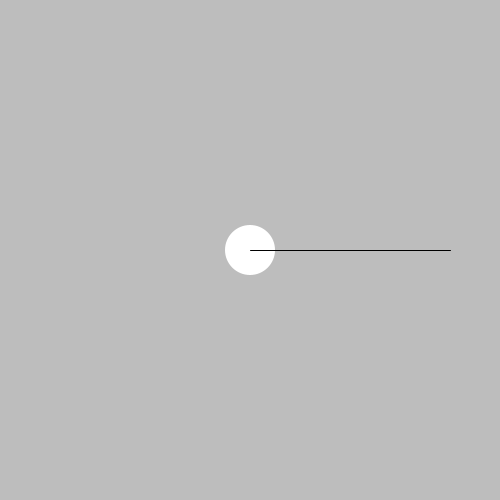
Frame 1 (no input)
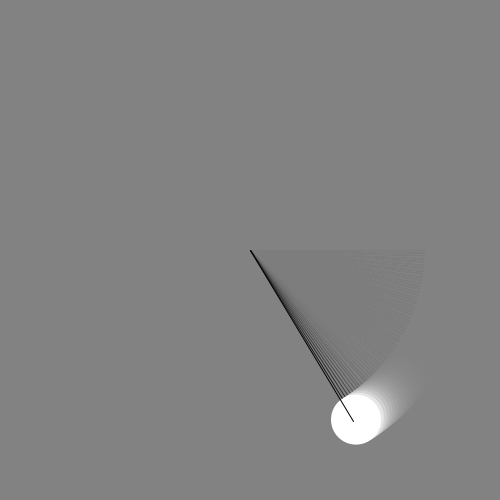
Frame 60 (the mouse pressed at the canvas centre just before this capture)
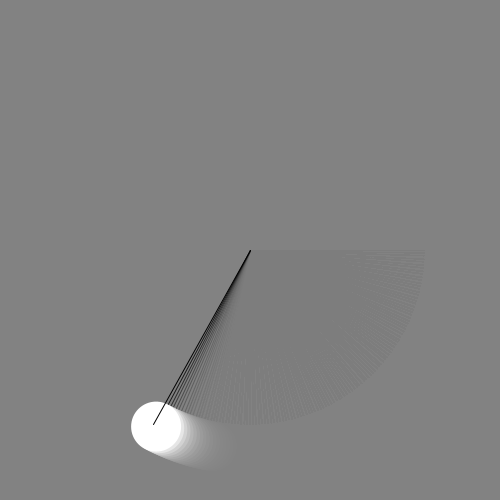
Frame 120 (the mouse held since frame 60 and released just before this capture)

The Processing sketch that drew these frames (run headless with seeded random() and noise(); from frame 60 on, the mouse is pressed at the canvas centre):

// Processing sketch: sample10_09
// ── sample10_09.pde
float x, y;
float theta;
float r;

void setup () {
  size(500, 500);
  theta=0;
  r=200;
}

void draw () {
  reset();
  fill(255);
  ellipse(x+width/2, y+height/2, 50, 50);
  x=r*cos(radians(theta));
  y=r*sin(radians(theta));
  stroke(0);
  line(width/2, height/2, x+width/2, y+height/2);
  theta++;
}

void reset() {
  fill(127, 50);
  noStroke();
  rect(0, 0, width, height);
}
